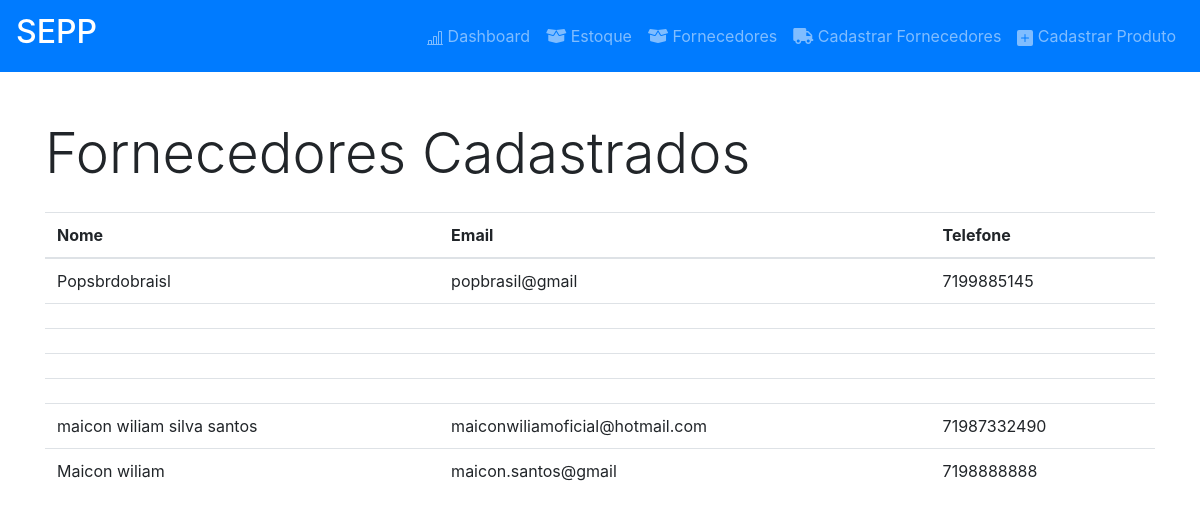
/listarfornecedor.php, run on the app's committed database.
### tables this page shows
CREATE TABLE `tb_fornecedor` (
  `id` int(11) NOT NULL,
  `nome` varchar(50) DEFAULT NULL,
  `email` varchar(50) DEFAULT NULL,
  `telefone` varchar(20) DEFAULT NULL
);

### lista_produtos/fornecedor_controller.php (called while the page is built, shortened)
<?php
    require "../../lista_produtos/fornecedor.service.php";
    require "../../lista_produtos/conexao.php";
    $acao = isset($_GET['acao']) ? $_GET['acao'] : $acao;
    if( isset($_GET['acao'] ) && $_GET['acao'] == 'inserir' ) {
        $fornecedor = new Fornecedor();
        $fornecedor->__set('nome', $_POST['nome']);
        $fornecedor->__set('email', $_POST['email']);
        $fornecedor->__set('telefone', $_POST['telefone']);
        $conexao = new Conexao();
        $fornecedorService = new FornecedorServ($conexao, $fornecedor);
        $fornecedorService->inserir();
        header('Location: fornecedor.php?inclusao=1');
    }else if($acao == 'recuperar') {
        $fornecedor = new Fornecedor();
        $conexao = new Conexao();
        $fornecedorService = new FornecedorServ($conexao, $fornecedor);
        $fornecedor = $fornecedorService->recuperar();
    }
?>

### lista_produtos/conexao.php (called while the page is built)
<?php
class Conexao {
    private $host = 'localhost';
    private $dbname = 'sepp';
    private $user = 'root';
    private $pass = '';
    public function conectar() {
        try{
            $conexao = new PDO(
                "mysql:host=$this->host;dbname=$this->dbname",
                "$this->user",
                "$this->pass"
            );
            return $conexao;
        }catch(PDOException $e){
            echo '<p>'.$e->getMessege().'</p>';
        }
    }
}
?>

### lista_produtos/fornecedor.service.php (called while the page is built, shortened)
<?php
class FornecedorServ {
    private $conexao;
    public function __construct(Conexao $conexao, Fornecedor $fornecedor) {
        $this->conexao = $conexao->conectar();
    }
    public function recuperar() {
        $query = 'select nome, email, telefone from tb_fornecedor';
        $stmt = $this->conexao->prepare($query);
        $stmt->execute();
        return $stmt->fetchAll(PDO::FETCH_OBJ);
    }
}
?>

### fornecedor_controller.php (called while the page is built)
<?php
    require_once '../../lista_produtos/fornecedor_controller.php'
?>

### listarfornecedor.php (the view, shortened to what this page needs)
<?php
	require 'fornecedor_controller.php';
?>
<html>
	<head>
		<link rel="stylesheet" href="css/estilo.css">
		<link rel="stylesheet" href="https://stackpath.bootstrapcdn.com/bootstrap/4.1.3/css/bootstrap.min.css">
		<link rel="stylesheet" href="https://use.fontawesome.com/releases/v5.3.1/css/all.css">
	</head>
	<body>
				<nav class="navbar navbar-expand-sm bg-primary navbar-dark mb-5">
							<a class="navbar-brand" href=""><h2>SEPP</h2></a>
							<div class="collapse navbar-collapse justify-content-end" id="navbarSupportedContent">
								<ul class="navbar-nav">
									<li class="nav-item ">
										<a class="nav-link  " href="dashboard.php">
											 Dashboard
										</a>
									</li>
									<li class="nav-item ">
										<a class="nav-link" href="estoque.php"> <i class="fas fa-box-open"></i> Estoque</a>
									</li>
                                    <li class="nav-item ">
										<a class="nav-link" href="listarfornecedor.php"> <i class="fas fa-box-open"></i> Fornecedores</a>
									</li>
									<li class="nav-item">
										<a class="nav-link" href="fornecedor.php"><i class="fas fa-truck"></i> Cadastrar Fornecedores</a>
									</li>
									<li class="nav-item">
										<a class="nav-link" href="index.php"><svg xmlns="http://www.w3.org/2000/svg" width="16" height="16" fill="currentColor" class="bi bi-plus-square-fill" viewBox="0 0 16 16">
											<path d="M2 0a2 2 0 0 0-2 2v12a2 2 0 0 0 2 2h12a2 2 0 0 0 2-2V2a2 2 0 0 0-2-2H2zm6.5 4.5v3h3a.5.5 0 0 1 0 1h-3v3a.5.5 0 0 1-1 0v-3h-3a.5.5 0 0 1 0-1h3v-3a.5.5 0 0 1 1 0z"/>
											</svg> Cadastrar Produto
										</a>
									</li>
								</ul>
							</nav>
		<form  method="post" action="fornecedor_controller.php?acao=inserir">
			<div class="container">
				<div class="row mb-3">
					<div class="col">
						<h2 class="display-4">Fornecedores Cadastrados</h2>
					</div>
            </div>
				<div class="row">
					<div class="col">
						<table class="table">
							<thead>
								<tr>
									<th>Nome</th>
									<th>Email</th>
									<th>Telefone</th>
								</tr>
								<?php foreach($fornecedor as $indice => $fornecedor)	{ ?>
									<tr>
										<td><?= $fornecedor->nome ?></td>
										<td><?= $fornecedor->email ?></td>
										<td><?= $fornecedor->telefone ?></td>
									</tr>
								<?php } ?>
							</thead>
						</table>
					</div>
				</div>
			</div>
		</form>
	</body>
</html>

### css/estilo.css (style rules this page uses)
li a { color: #212529; }

### data on the page
tb_fornecedor: nome "Popsbrdobraisl", email "popbrasil@gmail", telefone "7199885145"
tb_fornecedor: nome "maicon wiliam silva santos", email "maiconwiliamoficial@hotmail.com", telefone "71987332490"
tb_fornecedor: nome "Maicon wiliam", email "maicon.santos@gmail", telefone "7198888888"
